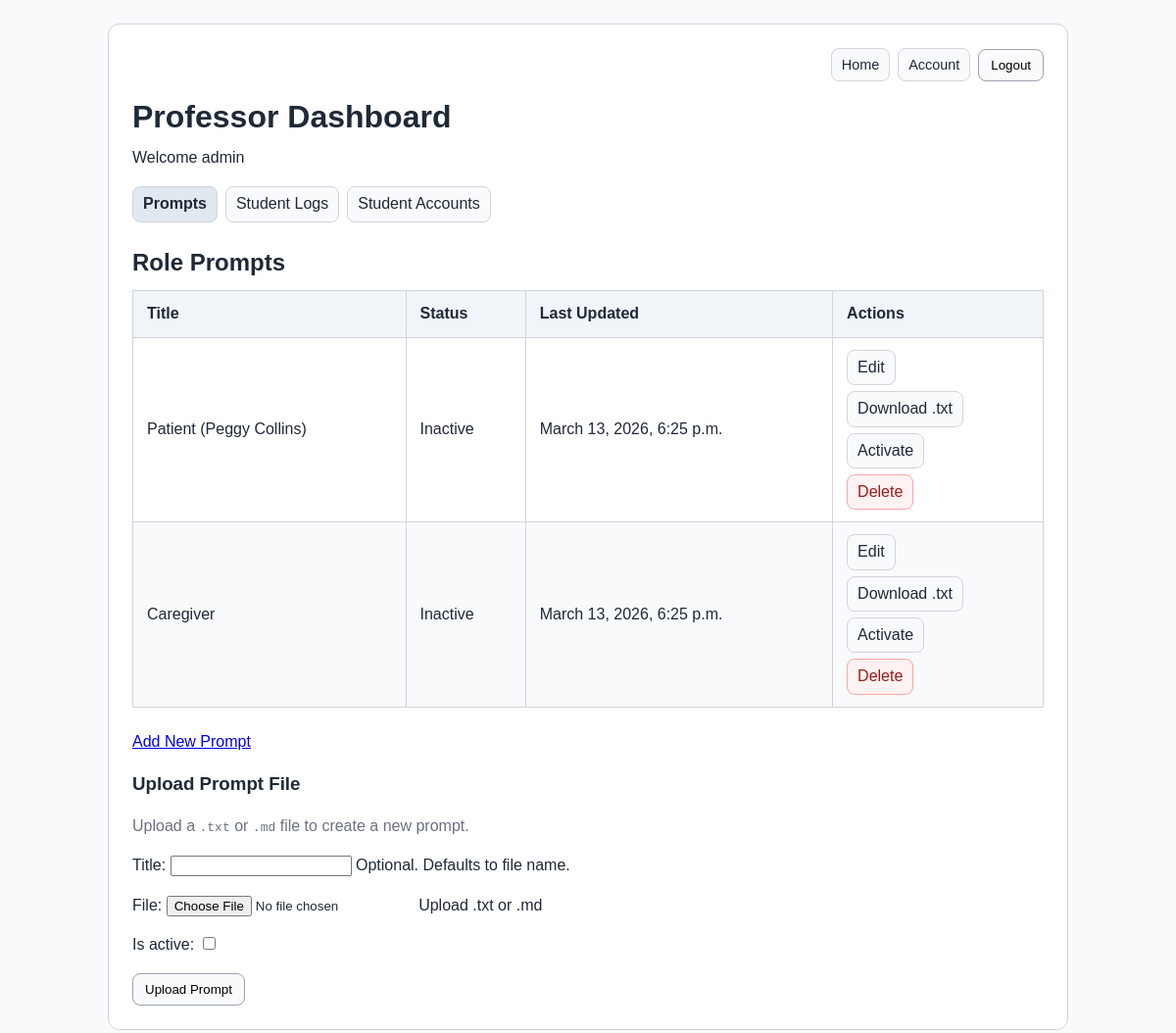
Before: /professor/ (signed in) with the older database file.
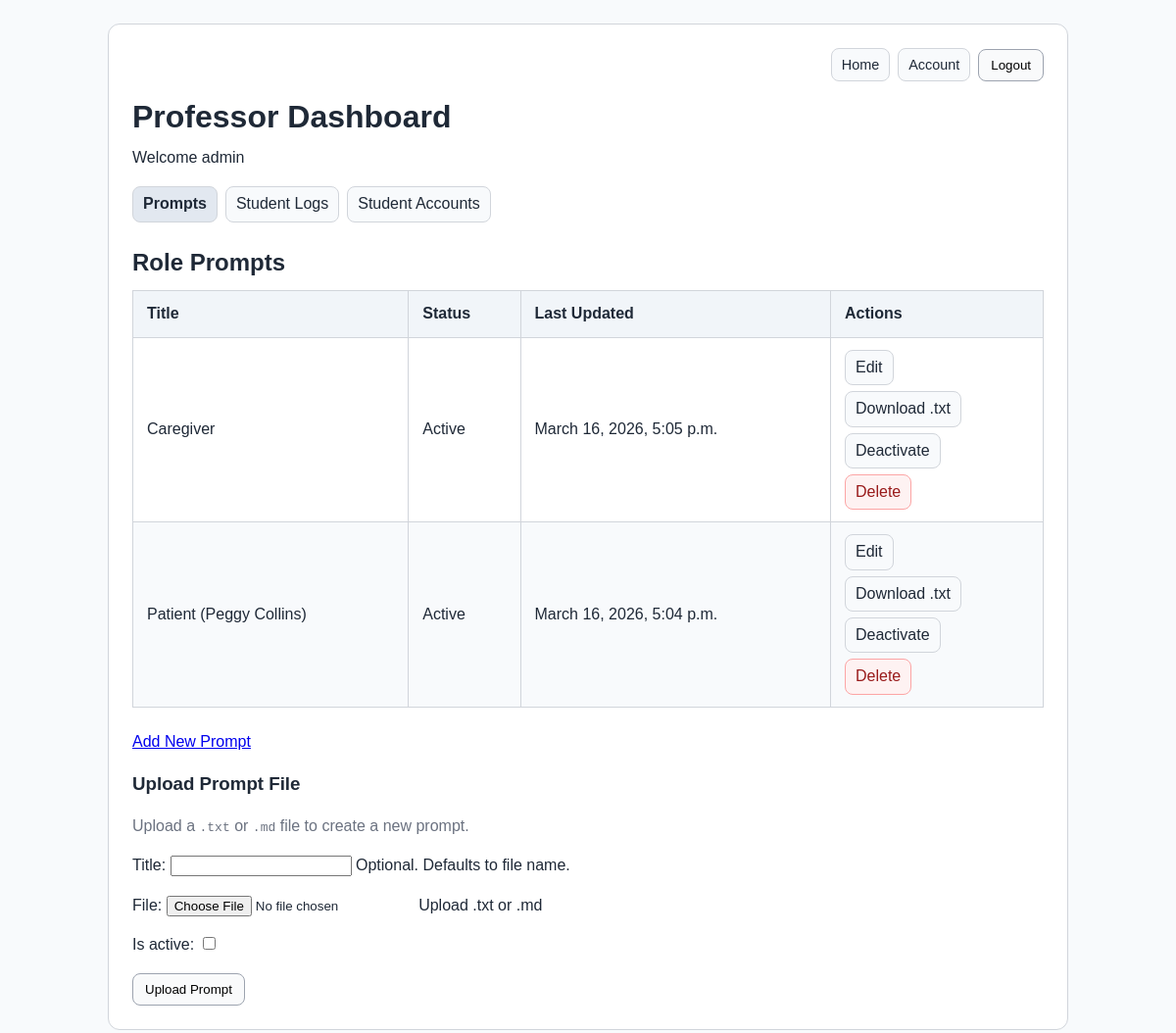
After: the same page with the newer database file.
### vip/models.py (models this page shows, shortened)
class RolePrompt(models.Model):
    title = models.CharField(max_length=120)
    content = models.TextField()
    created_by = models.ForeignKey(
        settings.AUTH_USER_MODEL,
        on_delete=models.SET_NULL,
        null=True,
        blank=True,
        related_name="created_prompts",
    )
    is_active = models.BooleanField(default=False)
    updated_at = models.DateTimeField(auto_now=True)

### vip/views.py (the view)
# urls.py: path('professor/', views.professor_dashboard, name='professor_dashboard'),
@login_required
def professor_dashboard(request):
    if not _is_professor(request.user):
        return redirect("vip:home")
    current_tab = request.GET.get("tab", "prompts")
    if current_tab not in {"prompts", "logs"}:
        current_tab = "prompts"
    prompts = RolePrompt.objects.order_by("-updated_at")
    prompt_upload_form = PromptTextUploadForm()
    students = (
        _student_queryset().prefetch_related("groups")
        .annotate(
            session_count=Count("chat_sessions", distinct=True),
            last_session_at=Max("chat_sessions__started_at"),
        )
        .order_by("username")
    )
    students_by_class = {}
    for student in students:
        class_names = []
        for group in student.groups.all():
            if group.name.startswith("Class: ") and group.name.lower() != "class: unassigned":
                class_names.append(group.name.replace("Class: ", "", 1))
        if not class_names:
            class_names = ["Unassigned"]
        for class_name in class_names:
            students_by_class.setdefault(class_name, []).append(student)
    students_by_class = [
        {"class_name": class_name, "students": students_by_class[class_name]}
        for class_name in sorted(students_by_class.keys())
    ]
    return render(
        request,
        "vip/professor_dashboard.html",
        {
            "prompts": prompts,
            "prompt_upload_form": prompt_upload_form,
            "students_by_class": students_by_class,
            "current_tab": current_tab,
        },
    )

### vip/forms.py (shortened to what this page needs)
class PromptTextUploadForm(forms.Form):
    title = forms.CharField(max_length=200, required=False, help_text="Optional. Defaults to file name.")
    file = forms.FileField(
        help_text="Upload .txt or .md",
        widget=forms.ClearableFileInput(attrs={"accept": ".txt,.md,text/plain,text/markdown"}),
    )
    is_active = forms.BooleanField(required=False)

### vip/views.py (called while the page is built)
def _is_professor(user):
    return user.is_superuser or user.groups.filter(name__iexact="Professor").exists()

def _student_queryset():
    User = get_user_model()
    return (
        User.objects.filter(Q(groups__name__startswith="Class: ") | Q(groups__name="Student"))
        .exclude(groups__name="Professor")
        .distinct()
    )

### vip/templates/vip/professor_dashboard.html (shortened to what this page needs)
{% extends "vip/base.html" %}
{% block content %}
<h1>Professor Dashboard</h1>
<p>Welcome {{ request.user.username }}</p>
<nav class="tabs">
    <a class="tab-link {% if current_tab == 'prompts' %}active{% endif %}" href="{% url 'vip:professor_dashboard' %}?tab=prompts">Prompts</a>
    <a class="tab-link {% if current_tab == 'logs' %}active{% endif %}" href="{% url 'vip:professor_dashboard' %}?tab=logs">Student Logs</a>
    <a class="tab-link" href="{% url 'vip:professor_manage_accounts' %}">Student Accounts</a>
</nav>
{% if current_tab == "prompts" %}
<h2>Role Prompts</h2>
{% if prompts %}
<table>
    <thead>
        <tr>
            <th>Title</th>
            <th>Status</th>
            <th>Last Updated</th>
            <th>Actions</th>
        </tr>
    </thead>
    <tbody>
    {% for prompt in prompts %}
        <tr>
            <td>{{ prompt.title }}</td>
            <td>
                {% if prompt.is_active %}
                    Active
                {% else %}
                    Inactive
                {% endif %}
            </td>
            <td>{{ prompt.updated_at }}</td>
            <td>
                <div class="action-stack">
                <a class="action-btn" href="{% url 'vip:edit_prompt' prompt.id %}">Edit</a>
                <a class="action-btn" href="{% url 'vip:professor_download_prompt_txt' prompt.id %}">Download .txt</a>
                {% if prompt.is_active %}
                    <form method="post" action="{% url 'vip:deactivate_prompt' prompt.id %}">
                        <button class="action-btn" type="submit">Deactivate</button>
                    </form>
                {% else %}
                    <form method="post" action="{% url 'vip:set_active_prompt' prompt.id %}">
                        <button class="action-btn" type="submit">Activate</button>
                    </form>
                {% endif %}
                    <form method="post" action="{% url 'vip:delete_prompt' prompt.id %}">
                        <button class="action-btn danger" type="submit" onclick="return confirm('Delete this prompt?');">Delete</button>
                    </form>
                </div>
            </td>
        </tr>
    {% endfor %}
    </tbody>
</table>
{% else %}
<p>No prompts yet.</p>
{% endif %}
<p><a href="{% url 'vip:create_prompt' %}">Add New Prompt</a></p>
<h3>Upload Prompt File</h3>
<p class="muted">Upload a <code>.txt</code> or <code>.md</code> file to create a new prompt.</p>
<form method="post" action="{% url 'vip:professor_upload_prompt_file' %}" enctype="multipart/form-data">
    {{ prompt_upload_form.as_p }}
    <button type="submit">Upload Prompt</button>
</form>
{% endif %}
{% endblock %}

Changed rows visible on the page:
changed RolePrompt "Caregiver": updated_at "March 13, 2026, 6:25 p.m." → "March 16, 2026, 5:05 p.m."; is_active "Inactive Activate" → "Active Deactivate"; moves up the list
changed RolePrompt "Patient (Peggy Collins)": updated_at "March 13, 2026, 6:25 p.m." → "March 16, 2026, 5:04 p.m."; is_active "Inactive Activate" → "Active Deactivate"
